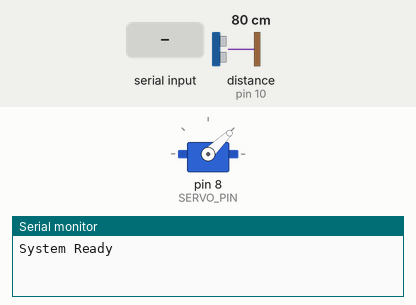
Bench run of a sketch on a simulated Arduino Uno, built with avr-gcc and run on an emulated ATmega328P. On the bench: servo, the last lines printed to the serial monitor. Wiring (inferred from the names in the program): ultrasonic range finder: trigger pin 9; echo pin 10. The inputs (shaded band) are chosen by the test bench; at power-on: distance to the obstacle (sensor on pin 10) 80 cm. The echo pulse lasts 58.3 µs per cm.

Above: at 1.7 s.
1.8 s: distance to the obstacle (sensor on pin 10) set to 9 cm
At 2.7 s:
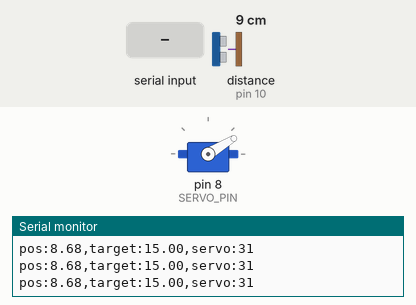
4.8 s: distance to the obstacle (sensor on pin 10) set to 25 cm
At 7.7 s:
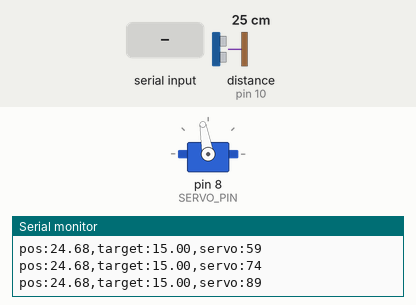
7.8 s: "5\n" received over Serial
At 9.51 s:
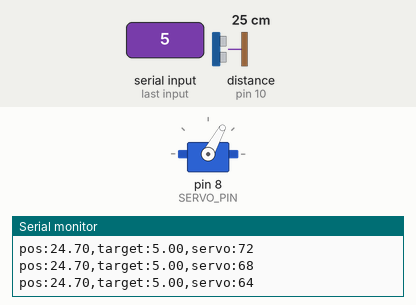
10.8 s: distance to the obstacle (sensor on pin 10) set to 4 cm
13.8 s: "30,150\n" received over Serial
At 14.98 s:
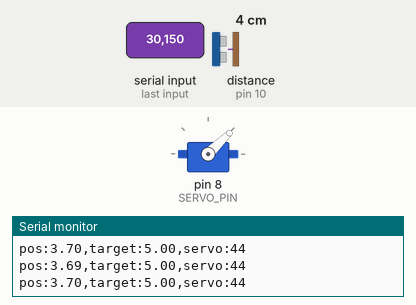
16.8 s: "0\n" received over Serial
Timing chart, 0 to 23.8 s (numbered marks = the images above; inputs shaded):
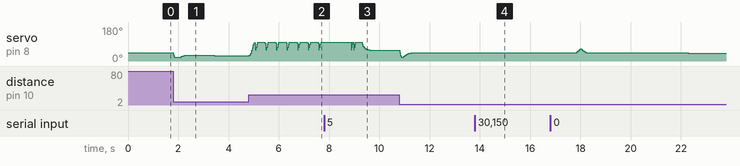

The sketch:

ball_beam_pid.ino
```cpp
#include <Servo.h>

// ── Pins ─────────────────────────────────────────────
const int SERVO_PIN = 8;
const int TRIG_PIN  = 9;
const int ECHO_PIN  = 10;

// ── Beam geometry ────────────────────────────────────
float TARGET_DIST = 15.0;   // default
const float DIST_MIN = 2.5;
const float DIST_MAX = 25.0;

// ── Servo limits ─────────────────────────────────────
const int SERVO_CENTER  = 44;
const int SERVO_MIN_DEG = 20;
const int SERVO_MAX_DEG = 100;

// ── Kalman Filter ────────────────────────────────────
struct KalmanFilter {
  float q, r, p, x, k;

  KalmanFilter(float meas_err, float est_err, float proc_var)
    : q(proc_var), r(meas_err), p(est_err), x(0), k(0) {}

  float update(float z) {
    p = p + q;
    k = p / (p + r);
    x = x + k * (z - x);
    p = (1 - k) * p;
    return x;
  }
};

KalmanFilter kf(0.4, 0.4, 0.05);

// ── PID gains ────────────────────────────────────────
float KP_BASE = 1.9;
float KI_BASE = 0.3;
float KD_BASE = 1.2;

// ── PID variables ────────────────────────────────────
float pid_integral = 0.0;
float pid_prev_err = 0.0;
float filtered_deriv = 0.0;

// ── Globals ──────────────────────────────────────────
Servo servo;
float ball_position = 0;

int prev_servo_angle = SERVO_CENTER;
unsigned long prev_time = 0;

// ── Ultrasonic sensor ────────────────────────────────
float readRawDistance() {
  digitalWrite(TRIG_PIN, LOW);
  delayMicroseconds(2);
  digitalWrite(TRIG_PIN, HIGH);
  delayMicroseconds(10);
  digitalWrite(TRIG_PIN, LOW);

  long dur = pulseIn(ECHO_PIN, HIGH, 30000);
  if (dur == 0) return -1;

  return dur * 0.0343 / 2.0;
}

bool readSensor() {
  float raw = readRawDistance();
  if (raw < DIST_MIN || raw > DIST_MAX) return false;

  ball_position = kf.update(raw);
  return true;
}

// ── PID controller ───────────────────────────────────
float computePID(float dt) {
  float error = ball_position - TARGET_DIST;

  float deadband = 0.07 * TARGET_DIST;
  if (abs(error) < deadband) {
    pid_integral = 0;
    pid_prev_err = error;
    filtered_deriv = 0;
    return 0;
  }

  float scale = TARGET_DIST / 15.0;

  float KP = KP_BASE * scale;
  float KI = KI_BASE * scale;
  float KD = KD_BASE * scale;

  pid_integral += error * dt;
  pid_integral = constrain(pid_integral, -20, 20);

  float derivative = (error - pid_prev_err) / dt;
  filtered_deriv = 0.7 * filtered_deriv + 0.3 * derivative;

  pid_prev_err = error;

  return (KP * error) + (KI * pid_integral) + (KD * filtered_deriv);
}

// ── Slew limiter ─────────────────────────────────────
int slewServo(int target_angle, float error) {
  float abs_err = abs(error);

  int max_step;
  if (abs_err > 5)      max_step = 15;
  else if (abs_err > 3) max_step = 8;
  else if (abs_err > 2) max_step = 5;
  else                  max_step = 3;

  int delta = target_angle - prev_servo_angle;
  delta = constrain(delta, -max_step, max_step);

  return prev_servo_angle + delta;
}

// ── Serial input (UI compatible) ─────────────────────
void checkSerial() {
  if (Serial.available()) {
    float newTarget = Serial.parseFloat();

    if (newTarget >= 5 && newTarget <= 22) {   // ✅ your range
      TARGET_DIST = newTarget;
      Serial.print("New Target: ");
      Serial.println(TARGET_DIST);
    }
  }
}

// ── Setup ────────────────────────────────────────────
void setup() {
  Serial.begin(9600);   // ✅ MUST match Python

  pinMode(TRIG_PIN, OUTPUT);
  pinMode(ECHO_PIN, INPUT);

  servo.attach(SERVO_PIN);
  servo.write(SERVO_CENTER);

  delay(500);

  kf.x = TARGET_DIST;

  Serial.println("System Ready");
  prev_time = micros();
}

// ── Loop ─────────────────────────────────────────────
void loop() {
  checkSerial();

  unsigned long now = micros();
  float dt = (now - prev_time) / 1e6;
  prev_time = now;

  if (dt <= 0 || dt > 0.5) return;

  if (!readSensor()) {
    servo.write(SERVO_CENTER);
    prev_servo_angle = SERVO_CENTER;
    pid_integral = 0;
    pid_prev_err = 0;
    filtered_deriv = 0;
    return;
  }

  float pid_out = computePID(dt);

  int raw_angle = SERVO_CENTER + (int)pid_out;
  raw_angle = constrain(raw_angle, SERVO_MIN_DEG, SERVO_MAX_DEG);

  int servo_angle = slewServo(raw_angle, ball_position - TARGET_DIST);
  servo_angle = constrain(servo_angle, SERVO_MIN_DEG, SERVO_MAX_DEG);

  servo.write(servo_angle);
  prev_servo_angle = servo_angle;

  // Optional debug
  Serial.print("pos:");
  Serial.print(ball_position);
  Serial.print(",target:");
  Serial.print(TARGET_DIST);
  Serial.print(",servo:");
  Serial.println(servo_angle);

  delay(20);
}
```

Measured:
- after the input at 13.8 s, servo on pin 8 (SERVO_PIN): 43° → 44° after 1.1 s, → 43° 0.21 s later
